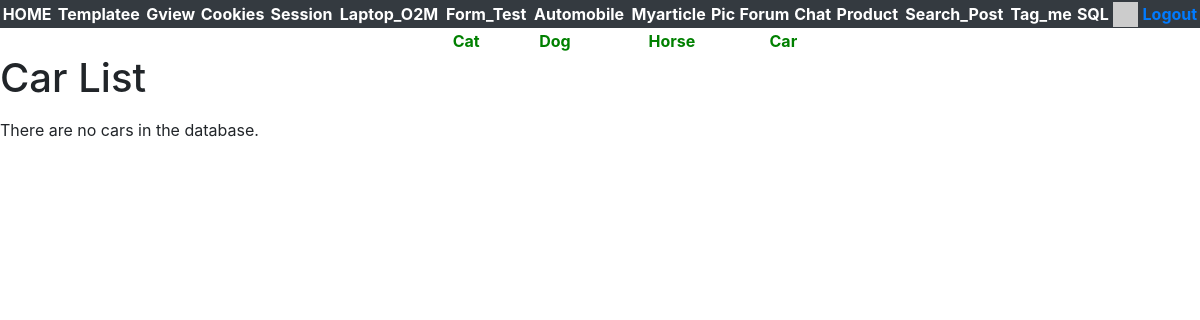
Before: /gview/cars (signed in) with the older database file.
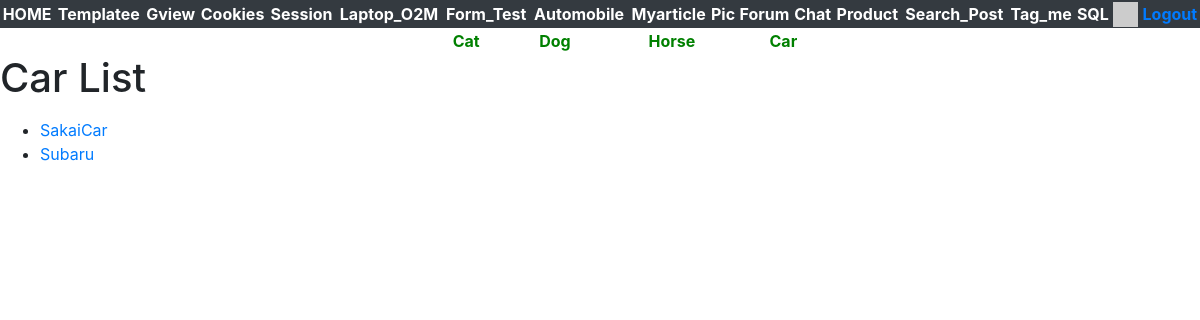
After: the same page with the newer database file.
### gview/models.py (models this page shows, shortened)
class Car(models.Model):
    name = models.CharField(max_length=200,db_index=True,help_text='Car name')

### gview/views.py (the view)
# urls.py: path('cars',views.CarListView.as_view(),name='cars'),
class CarListView(CatListView):
    model = Car

### gview/views.py (called while the page is built)
    def get(self,request):
        modelname = self.model._meta.verbose_name.title().lower()
        stuff = self.model.objects.all()
        cntx = {modelname+'_list':stuff}
        return render(request,'gview/'+modelname+'_list.html',cntx)

### home/context_processors.py (called while the page is built)
def settings(request):
    return {
        'settings': django_settings,
    }

### home/templatetags/app_tags.py (called while the page is built)
@register.filter(name='gravatar')
def gravatar(user, size=35):
    email = str(user.email.strip().lower()).encode('utf-8')
    email_hash = md5(email).hexdigest()
    url = "//www.gravatar.com/avatar/{0}?s={1}&d=identicon&r=PG"
    return url.format(email_hash, size)

### gview/templates/gview/car_list.html
{% extends "gview/base.html" %}
{% block content %}
<h1>Car List</h1>
<p>
    {% if car_list %}
<ul>
    {% for car in car_list %}
    <li>
        <a href={% url 'gview:car' car.id %}>{{car.name}}</a>
    </li>
    {% endfor %}
</ul>
{% else %}
<p>There are no cars in the database.</p>
{% endif %}
</p>
{% endblock %}

Changed rows visible on the page:
added Car: name "SakaiCar"
added Car: name "Subaru"
Other visible differences:
text no longer shown: "There are no cars in the database."
